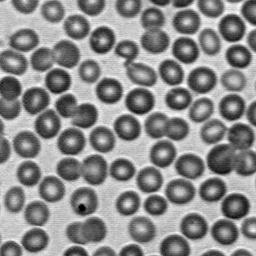
//> input picture trab2/img/img_cells.jpg, 256 x 256 px, given in place of the camera
$ ./camesa   (built with g++ and OpenCV 4)
//> lines starting //> are read from the running program, lines starting //| are printed output that depends on the picture
#include <funcoes.h>
#include <funcoes2.h>
#include <iostream>
#include <opencv2/opencv.hpp>

int main() {
  bool fim = false;
  bool click = false;

  VideoCapture cap(0);  // open the default camera
  if (!cap.isOpened())  // check if we succeeded
    return -1;

  while (!fim) {
    Mat edges;
    namedWindow("edges", 1);

    while (!click) {
      Mat frame;
      cap >> frame;  // get a new frame from camera
//> frame is the input picture: 256 rows x 256 cols, CV_8UC3; min 0, max 255, mean 138.6
      cvtColor(frame, edges, CV_BGR2GRAY);
      GaussianBlur(edges, edges, Size(9, 9), 1.5, 1.5);
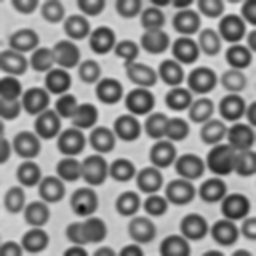
//> edges: 256 rows x 256 cols, CV_8UC1; min 9, max 234, mean 138.6
      Canny(edges, edges, 0, 30, 3);
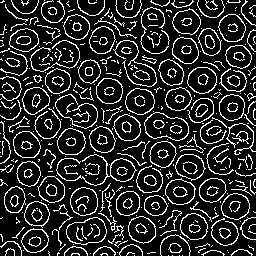
//> edges: 256 rows x 256 cols, CV_8UC1; 16.8% white in thin lines or dots
      imshow("edges", edges);
      if (waitKey(30) >= 0) {
        click = !click;
      }
    }

    threshold(edges, edges, 50, 255, CV_THRESH_BINARY + CV_THRESH_OTSU);

    imshow("foto", edges);
    waitKey(0);

    cout << "deseja guardar essa foto?" << endl;
    char resp;
    cin >> resp;

    if (resp == 's' || resp == 'S') {
      fim = !fim;
      imwrite("./img/foto.jpg", edges);
    } else if (resp == 'x' || resp == 'X') {
      click = !click;
      fim = !fim;
    } else {
      click = !click;
    }
  }

  return 0;
}

$ run again, on trab2/img/MonalisaInvocacaodomal.png
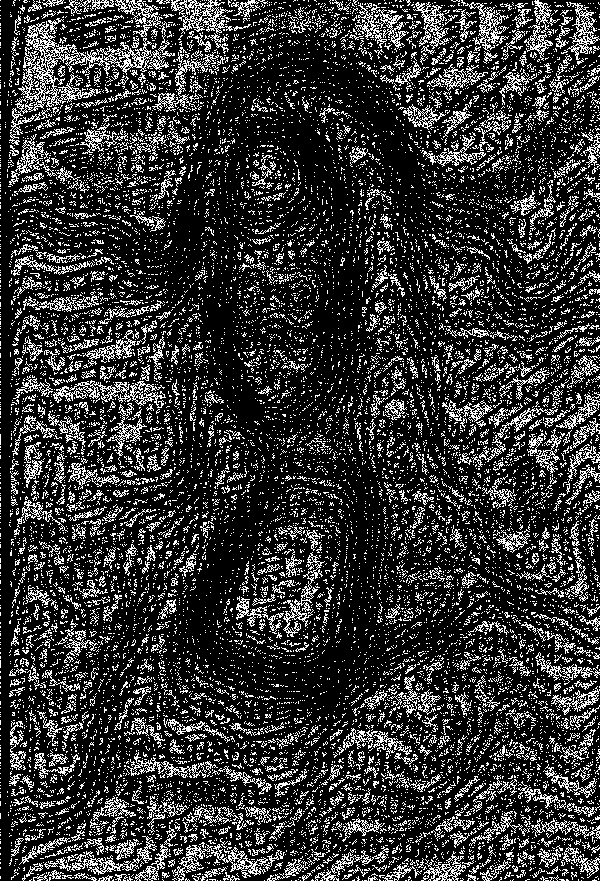
//> input picture trab2/img/MonalisaInvocacaodomal.png, 600 x 881 px, given in place of the camera
//> frame is the input picture: 881 rows x 600 cols, CV_8UC3; 20.4% white in thin lines or dots
//> `GaussianBlur(edges, edges, Size(9, 9), 1.5, 1.5);`:
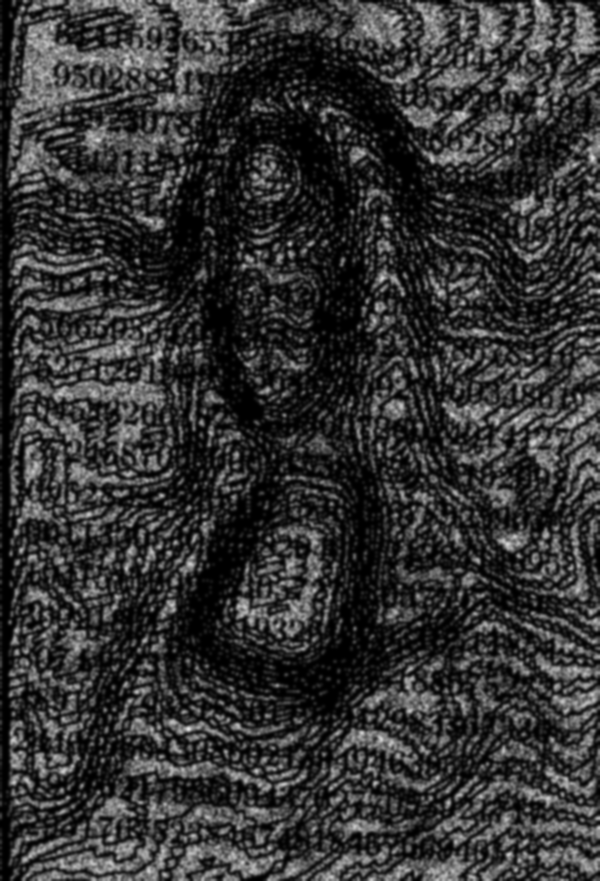
//> edges: 881 rows x 600 cols, CV_8UC1; min 0, max 226, mean 51.9
//> `Canny(edges, edges, 0, 30, 3);`:
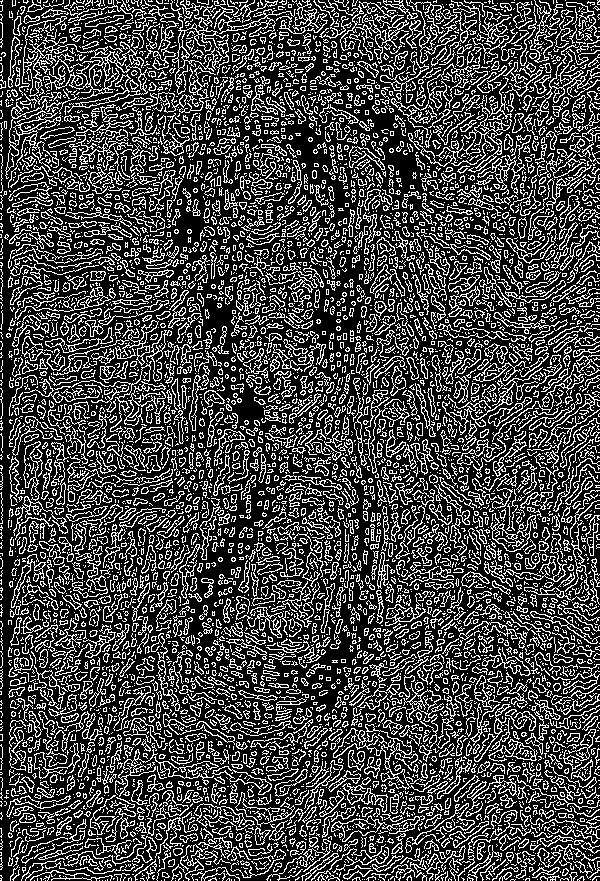
//> edges: 881 rows x 600 cols, CV_8UC1; 27.4% white in thin lines or dots

$ run again, on trab2/img/morf_test.png
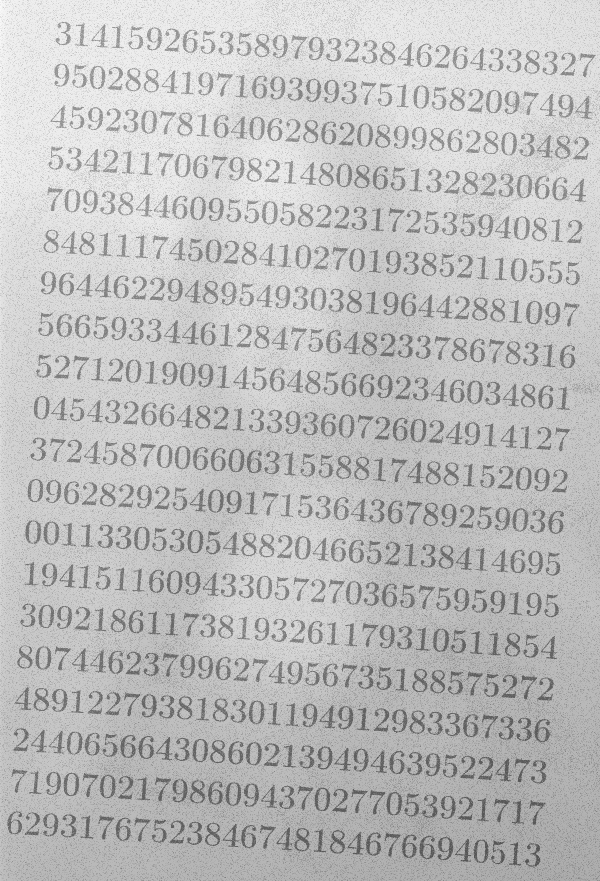
//> input picture trab2/img/morf_test.png, 600 x 881 px, given in place of the camera
//> frame is the input picture: 881 rows x 600 cols, CV_8UC3; min 85, max 251, mean 190.6
//> `GaussianBlur(edges, edges, Size(9, 9), 1.5, 1.5);`:
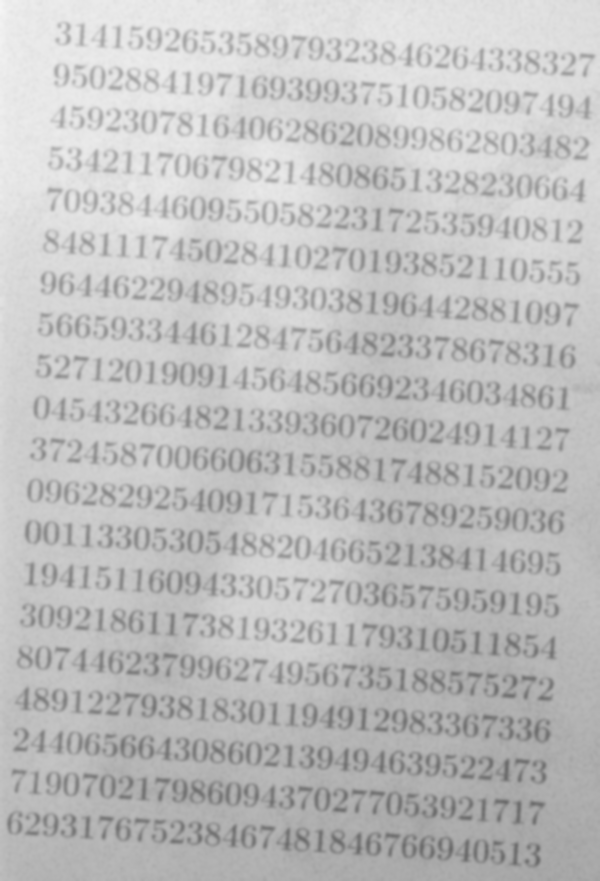
//> edges: 881 rows x 600 cols, CV_8UC1; min 108, max 245, mean 190.6
//> `Canny(edges, edges, 0, 30, 3);`:
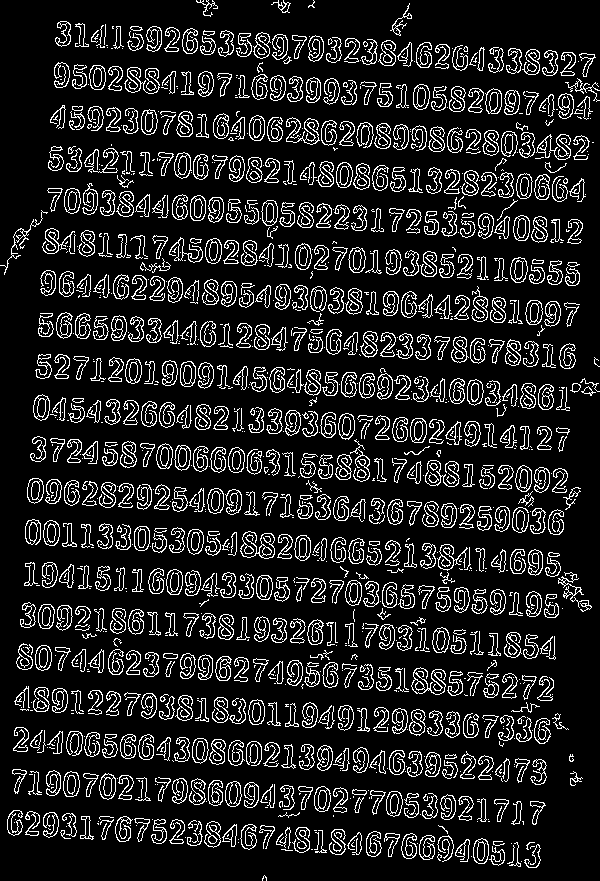
//> edges: 881 rows x 600 cols, CV_8UC1; 13.2% white in thin lines or dots
